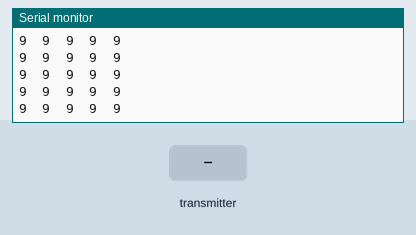
The sketch below on a simulated Arduino Uno, built with avr-gcc and run on an emulated ATmega328P. On the bench: the last lines printed to the serial monitor. Inputs (shaded band) come from the test bench. No radio packets arrive unless stated.

Above: at 1.7 s.
1.8 s: the transmitter starts sending mov = 64
At 2.3 s:
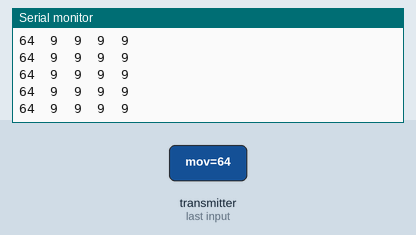
4.8 s: the transmitter starts sending gun = 64
At 5.4 s:
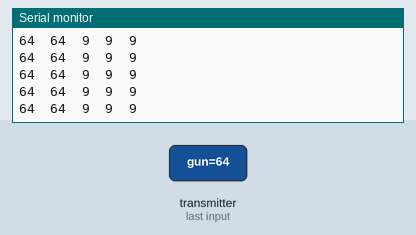
7.8 s: the transmitter starts sending light1 = 64
At 8.7 s:
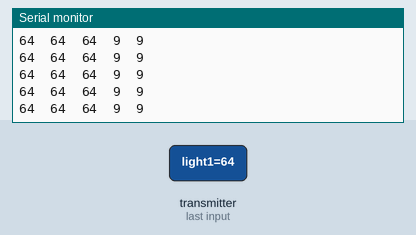
10.8 s: the transmitter starts sending light2 = 0
At 11.6 s:
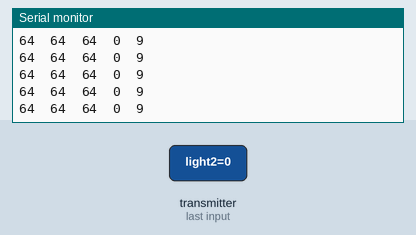
12.3 s: the transmitter starts sending fire = 128
At 12.8 s:
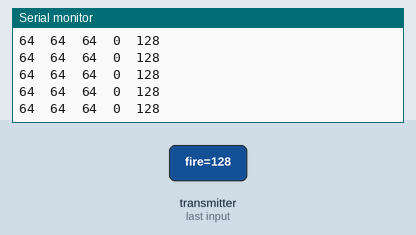
15.3 s: the transmitter starts sending light2 = 128
At 15.8 s:
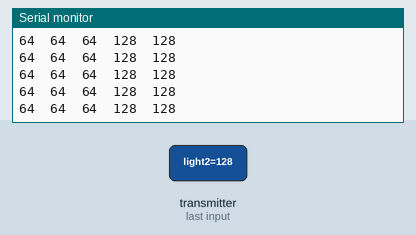
Timing chart, 0 to 18.3 s (numbered marks = the images above; inputs shaded):
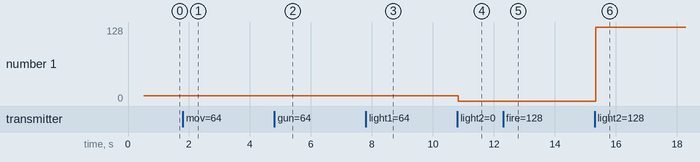

The sketch:

GunFiring_NEW_NRF.ino
```cpp
#include <SPI.h>
#include <nRF24L01.h>
#include <RF24.h>


const uint64_t pipeIn =  0xE8E8F0F0E1LL;

RF24 radio(8, 10); // CE, CSN

// The sizeof this struct should not exceed 32 bytes
struct MyData {
  byte mov;
  byte gun;
  byte light1;
  byte light2;
  byte fire;
};

MyData data;

void resetData()
{
  data.mov = 9;
  data.gun = 9;
  data.light1 = 9;
  data.light2 = 9;
  data.fire = 9;
}

void setup()
{
  Serial.begin(19200);
  resetData();
  radio.begin();
  radio.setDataRate(RF24_250KBPS); // Both endpoints must have this set the same
  radio.setAutoAck(false);

  Serial.println("READY");

  delay(500);
  radio.openReadingPipe(1,pipeIn);
  radio.startListening();

}

/**************************************************/

unsigned long lastRecvTime = 0;

void recvData()
{
  while ( radio.available() ) {
    radio.read(&data, sizeof(MyData));
    lastRecvTime = millis();
  }
}

/**************************************************/

void loop()
{
  recvData();
  Serial.print(data.mov);
  Serial.print("\t");
  Serial.print(data.gun);
  Serial.print("\t");
  Serial.print(data.light1);
  Serial.print("\t");
  Serial.print(data.light2);
  Serial.print("\t");
   Serial.print(data.fire);
  Serial.print("\t");
  Serial.println();

  unsigned long now = millis();
  if ( now - lastRecvTime > 1000 ) {
    // signal lost?
    resetData();
  }

}
```

Measured:
- after the input at 1.8 s, the serial monitor: prints a new line at once (image 1)
- after the input at 4.8 s, the serial monitor: prints a new line at once (image 2)
- after the input at 7.8 s, the serial monitor: prints a new line at once (image 3)
- after the input at 10.8 s, the serial monitor: prints a new line at once (image 4)
- after the input at 12.3 s, the serial monitor: prints a new line at once (image 5)
- after the input at 15.3 s, the serial monitor: prints a new line at once (image 6)
- plotted number 1: 9 → 0 after the input at 10.8 s
